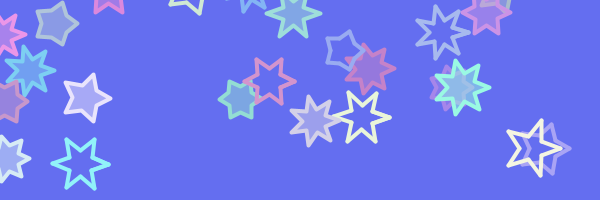
Frame 1 (no input)
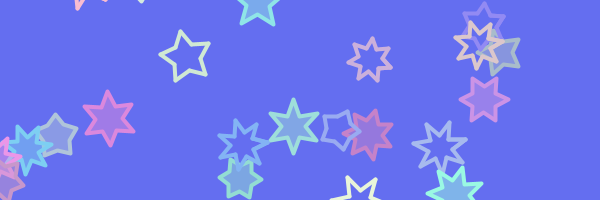
Frame 60 (the mouse pressed at the canvas centre just before this capture)
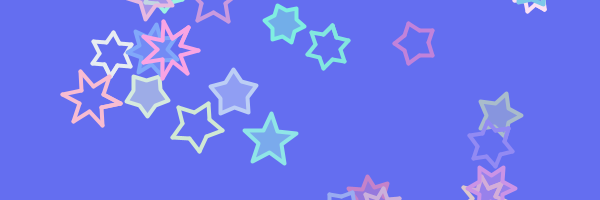
Frame 120 (the mouse held since frame 60 and released just before this capture)

The Processing sketch that drew these frames (run headless with seeded random() and noise(); from frame 60 on, the mouse is pressed at the canvas centre):

// Processing sketch: processing_178798
// ── processing_178798.pde

// Random Falling Stars
// ----------------- //
// @paulsobrien


// vars
int num_stars = 24;
int dirX = 0;
int dirY = 0;
float theta = 0.0f;
float amplitude = 100.0f;
float starMaxSize = 30f;

// polystar array
PolyStar[] polystar = new PolyStar[num_stars];

// randomize stars appearance
void randPolyStar(int i)
{
  polystar[i].mode           = int( random(2));
  polystar[i].starSize       = int( random(20,starMaxSize) );
  polystar[i].starInnerSize  = int( random(12,15) );
  polystar[i].numPoints      = int( random(5,8) );
  polystar[i].r              = int( random(111,254) );
  polystar[i].g              = int( random(128,254) );
  polystar[i].b              = int( random(200,254) );
  polystar[i].swingOffset    = random( 0.0f,width );
  polystar[i].swingScale     = random( 4.0f,8.0f );
  polystar[i].swingSpeed     = random( 0.05f,0.09f );
  polystar[i].spinFactor     = random( -0.02f,0.02f );
  polystar[i].dropRate       = random( 1f,3.0f );
}

// ----------------- //
//       SETUP
// ------------------//

void setup()
{
 size(600,200);
 smooth(1);
 frameRate(48);
 strokeWeight(4);
 strokeCap(ROUND);
 strokeJoin(ROUND);

 for (int i=0; i < polystar.length; i++)
 {
   polystar[i] = new PolyStar();
   polystar[i].x = random( -starMaxSize,width - starMaxSize );
   polystar[i].y = random( -starMaxSize,height - starMaxSize );
   randPolyStar(i);
 }
}

// ----------------- //
//       DRAW
// ------------------//

void draw()
{
 background(100,110,240);

 for (int i = 0; i < polystar.length; i ++ )
 {
  polystar[i].update();
  polystar[i].draw();

  if (polystar[i].y <= -starMaxSize || polystar[i].y > height + starMaxSize)
  {
   polystar[i].y = -starMaxSize;
   randPolyStar(i);
  }
 }
}

// --------------- //
// Poly Star Class
// --------------- //

class PolyStar
{
 // vars
 int mode,starSize, numPoints, starInnerSize, r, g, b, dirX, dirY;
 float x, y, spinTheta, spinFactor, dropRate, fallTheta, swingSpeed, swingOffset, swingScale;
 
 PolyStar()
 {
   // no defaults
 }
 
 
// ----------------- //
//       UPDATE  
// ------------------//
 void update()
 {
  x = swingOffset + sin(fallTheta) * swingScale;
  y += dropRate;
  spinTheta += spinFactor;
  fallTheta += swingSpeed;
 }  
 
 
// ----------------- //
//       DRAW  
// ------------------//
 void draw()
 {
  fill(r,g,b, 128);
  stroke(r,g,b);
  
  // draw stars
  pushMatrix();
   translate(x,y);
   rotate(spinTheta); 
   float radAngle = TWO_PI / numPoints;
   float halfAngle = radAngle / 2.0f;

   if (mode == 1) // filled polygon
   {
    beginShape();
    for ( float theta = 0; theta < TWO_PI; theta = radAngle + theta )
     {
       vertex ( cos(theta) * starSize , sin(theta) * starSize ); // outer
       vertex ( cos(theta + halfAngle) * starInnerSize , sin(theta + halfAngle) * starInnerSize ); // inner
     }
    endShape(CLOSE);
   }
   else // wireframe lines
   {   
   for ( float theta = 0; theta < TWO_PI; theta = radAngle + theta )
    {
      line(
          cos(theta) * starSize, sin(theta) * starSize,
          cos(theta + halfAngle) * starInnerSize, sin(theta + halfAngle) * starInnerSize
      ); // outer 
      line(
          cos(theta - halfAngle) * starInnerSize, sin(theta - halfAngle) * starInnerSize, 
          cos(theta) * starSize, sin(theta) * starSize
      ); // inner
    }
   }
  popMatrix();
 }// end draw
}// end PolyStar
